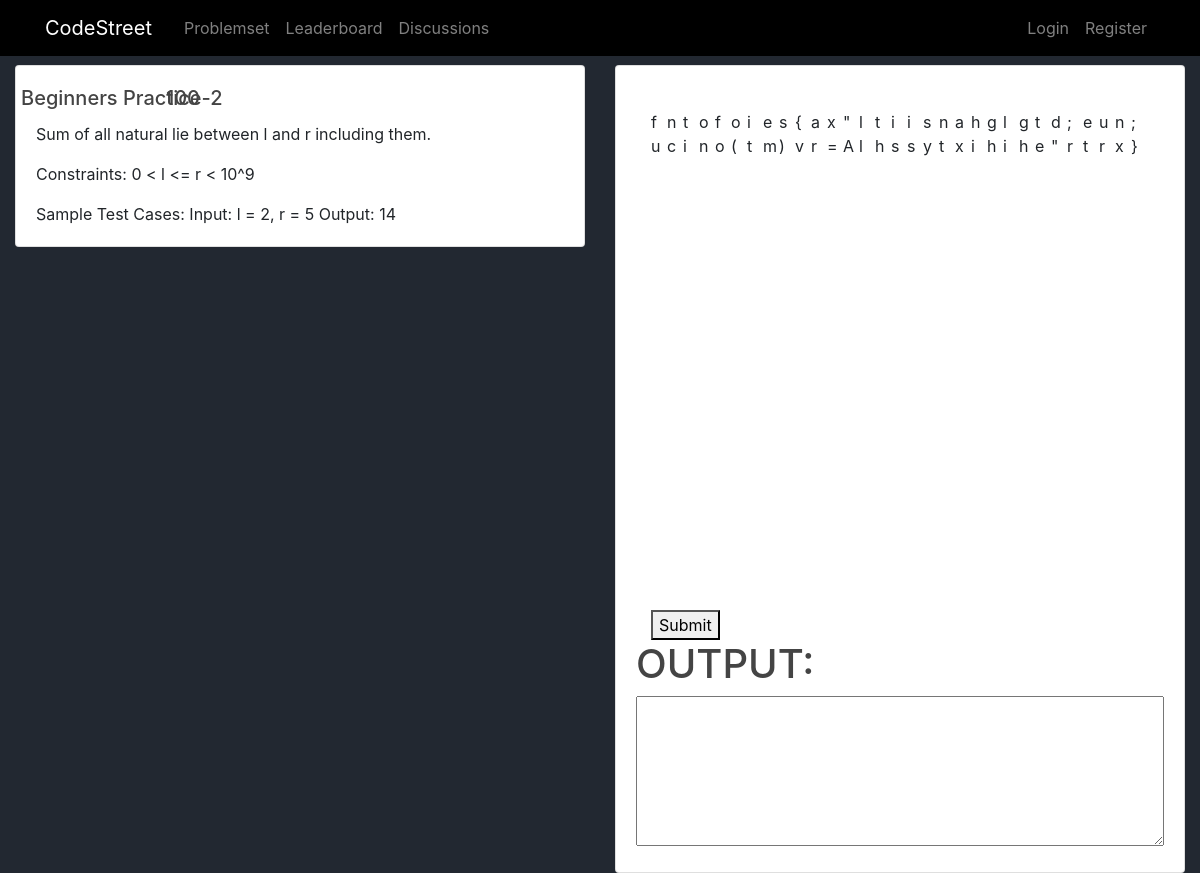
/problem/2, run on an earlier commit of the app's database.
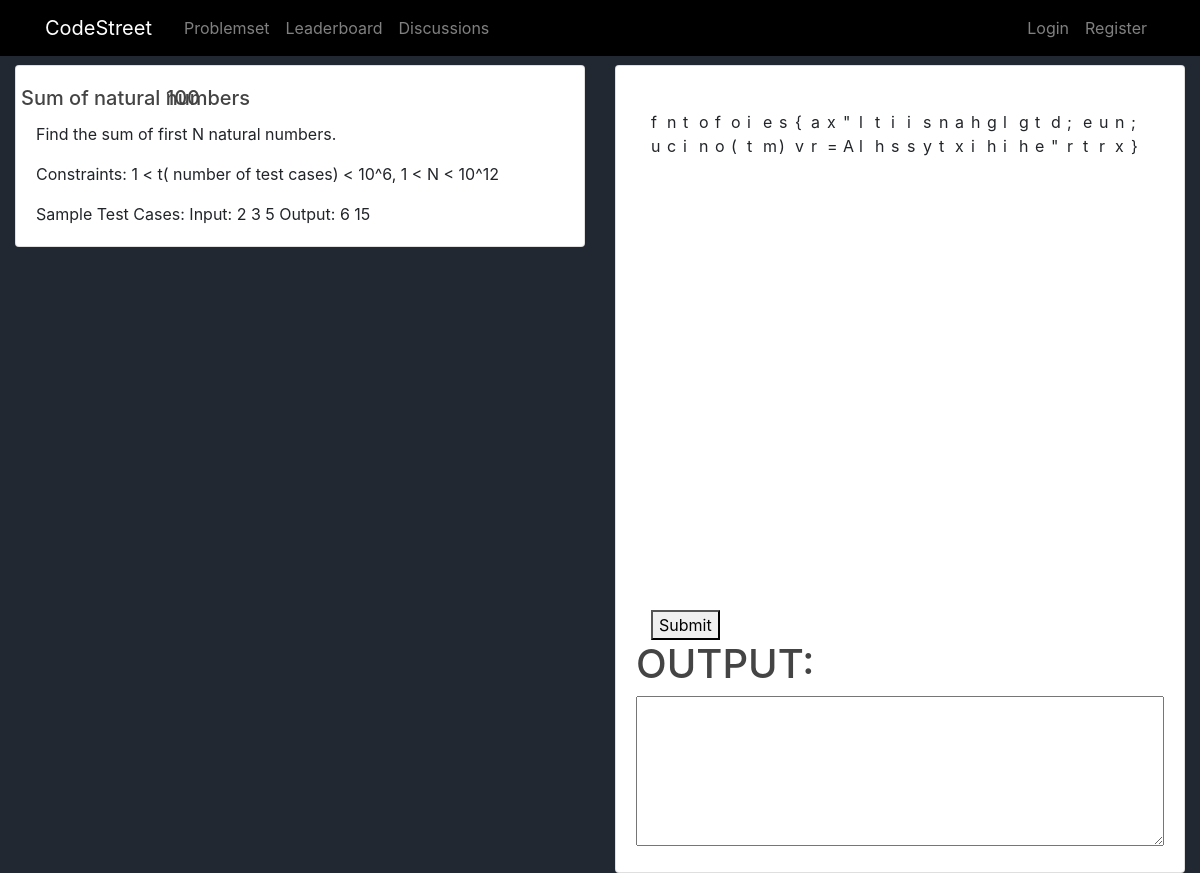
And on a later commit of the database.
### problemset/models.py (models this page shows, shortened)
class Problem(models.Model):
    title = models.CharField(max_length=50)
    description = models.TextField(max_length=10000)
    points = models.IntegerField(default=100)
    category = models.ForeignKey(Category, on_delete=models.CASCADE, default=1)
    test_case = models.TextField(max_length=10000, null=set)
    hidden_test_cases = models.TextField(max_length=10000000, null=set)
    constraints = models.TextField(max_length=1000, null=set)
    @staticmethod
    def get_all_objects_by_id(ID):
        if ID:
            return Problem.objects.filter(id=ID)
        else:
            return Problem.get_all_objects()

### problemset/views.py (the view)
# urls.py: path('problem/<int:pk>', views.problem, name='problemset-problem'),
def problem(request, pk):
    print(pk)
    problems = Problem.get_all_objects_by_id(pk)
    return render(request, 'problemset/problem.html', {'problems': problems})

### problemset/templates/problemset/problem.html (shortened to what this page needs)
{% extends "problemset/base.html"%}
{% block content %}
<div class="container-fluid">
<div class="row">
  <div class="col-sm-6">
    <div class="card">
      <div class="card-body">
        {% for problem in problems %}
        <div class="row">
            <h5 class="card-title">{{ problem.title }}</h5>
            <h5 class="card-text" style="position:fixed;  right: 1000px;">{{ problem.points }}</p>
        </div>
            <p class="card-text">{{ problem.description }}</p>
            <p class="card-text">Constraints: {{ problem.constraints }}</p>
            <p class="card-text">Sample Test Cases: {{ problem.test_case }}</p>
        {% endfor %}
      </div>
    </div>
  </div>
  <div class="col-sm-6">
    <div class="card">
      <div class="card-body">
        <div class="container pt-4">
            <div id="editor">
                {% if code != None %}
                    {% for cod in code %}
                {{ cod }}
                    {%endfor%}
                {% else %}
            function foo(items) {
                var x = "All this is syntax highlighted";
                return x;
            }
                {% endif %}
            </div>
                <button id="submit" >{% csrf_token %} Submit</button>
            </div>
          <h1>
        OUTPUT:
    </h1>
    <textarea id="output" cols="30" rows="10" readonly>
    </textarea>
      </div>
    </div>
  </div>
</div>
</div>
{% endblock %}

What changed in the data, as far as the page shows it:
changed Problem: title "Beginners Practice-2" → "Sum of natural numbers"; description "Sum of all natural lie between l and r including them." → "Find the sum of first N natural numbers."; constraints "0 < l <= r < 10^9" → "1 < t( number of test cases) < 10^6, 1 < N < 10^12"; test_case "Input: l = 2, r = 5 Output: 14" → "Input: 2 3 5 Output: 6 15"
